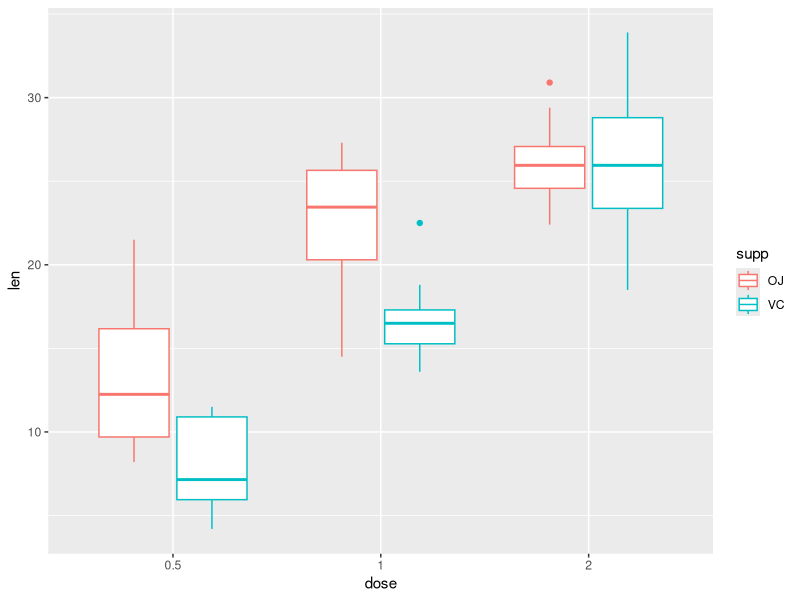

Generate this figure with R:
## ---- chunk 1
library(tidyverse)
## ---- chunk 2
set.seed(1000)
stroop_dat <- tibble(
  subject = seq(1:60),
  congruent = rnorm(mean = 400, sd = 30, n = 60),
  incongruent = congruent + rnorm(mean = 60, sd = 10, n = 60),
  neutral = congruent + rnorm(mean = 30, sd = 10, n = 60)
  ) %>%
  gather(key = cond, value = reaction_time, 2:4) %>% 
  mutate(
    cond = as.factor(cond),
    log_RT = log(reaction_time)
  )
## ---- chunk 3
# set parameters
set.seed(1000)
means <- rep(c(80, 80, 100), 100)
sds <- rep(c(5, 5, 7), 100)

# simulate data
cond <- rep(c("control", "drug_one", "drug_two"), 100)
subject <- seq(1:300)

smoking_dat <- tibble(
  subject = subject,
  cond = as.factor(cond),
  outcome = rnorm(n = 300, mean = means, sd = sds)
)
## ---- chunk 4
stroop_dat
smoking_dat
## ---- chunk 5
levels(stroop_dat$cond)
levels(smoking_dat$cond)
## ---- chunk 6
# make data 2 levels and convert condition to a factor
stroop_subset <- stroop_dat %>% 
  filter(cond %in% c("congruent", "incongruent")) %>% 
  mutate(cond = factor(cond))

# see your contrasts
contrasts(stroop_subset$cond)
## ---- chunk 7
lm(log_RT ~ cond, stroop_subset) %>% summary()
## ---- chunk 8
stroop_subset %>% 
  group_by(cond) %>% 
  summarise(mean = mean(log_RT))
## ---- chunk 9
contrasts(stroop_subset$cond) <- contr.sum
contrasts(stroop_subset$cond)
## ---- chunk 10
lm(log_RT ~ cond, stroop_subset) %>% summary()
## ---- chunk 11
stroop_subset %>% summarise(mean = mean(log_RT))
## ---- chunk 12
contrasts(stroop_dat$cond)
## ---- chunk 13
lm(log_RT ~ cond, data = stroop_dat) %>% summary
## ---- chunk 14
stroop_dat %>% group_by(cond) %>% summarise(mean = mean(log_RT))
## ---- chunk 15
contrasts(stroop_dat$cond) <- contr.sum
contrasts(stroop_dat$cond)
## ---- chunk 16
lm(log_RT ~ cond, data = stroop_dat) %>% summary
## ---- chunk 17
stroop_dat %>% summarise(mean = mean(log_RT))
## ---- chunk 18
contrasts(stroop_dat$cond) <- contr.treatment
stroop_dat$cond <- factor(stroop_dat$cond, levels = c("neutral", "congruent", "incongruent"))
## ---- chunk 19
contrasts(stroop_dat$cond)
## ---- chunk 20
lm(log_RT ~ cond, data = stroop_dat) %>% summary
## ---- chunk 21
stroop_aov <- aov(log_RT ~ cond, data = stroop_dat)
summary(stroop_aov)
## ---- chunk 22
summary.lm(stroop_aov)
## ---- chunk 23
smoking_lm <- lm(outcome ~ cond, data = smoking_dat)
summary(smoking_lm)
## ---- chunk 24
smoking_dat$cond <- factor(smoking_dat$cond, levels = c("drug_one", "drug_two", "control"))
smoking_lm2 <- lm(outcome ~ cond, data = smoking_dat)
summary(smoking_lm2)
## ---- chunk 25
# load the data
data("ToothGrowth")

# convert to tibble and make dose a factor
tooth <- ToothGrowth %>%
  mutate(dose = factor(dose)) %>%
  as.tibble()

# see the output
tooth
## ---- chunk 26
contrasts(tooth$supp) 
contrasts(tooth$dose)
## ---- chunk 27
tooth_aov <- aov(len ~ supp * dose, data = tooth)
summary(tooth_aov)
## ---- chunk 28
ggplot(data = tooth, mapping = aes(x = dose, y = len, colour = supp)) +
  geom_boxplot()
## ---- chunk 29
TukeyHSD(tooth_aov, conf.level = 0.95)
## ---- chunk 30
tukey_aov <- TukeyHSD(tooth_aov, conf.level = 0.95)
tukey_aov$`supp:dose`
## ---- chunk 31
# code new centered variables
tooth$supp_dev <- (tooth$supp == "VC") - mean(tooth$supp == "VC")
tooth$dose_dev_one <- (tooth$dose == "0.5") - mean(tooth$dose == "0.5")
tooth$dose_dev_two <- (tooth$dose == "1") - mean(tooth$dose == "1")

# inspect changes
head(tooth)
## ---- chunk 32
tooth_lm_full <- lm(len ~ supp_dev * (dose_dev_one + dose_dev_two), data = tooth)
## ---- chunk 33
tooth_lm_reduced <- lm(len ~ supp_dev + (dose_dev_one + dose_dev_two), data = tooth)
anova(tooth_lm_full, tooth_lm_reduced)
## ---- chunk 34
# create combined factor column
tooth$interact <- interaction(tooth$supp, tooth$dose)

# check levels of our new factor
levels(tooth$interact)
## ---- chunk 35
pairwise.t.test(tooth$len, tooth$interact)
## ---- chunk 36
tooth_sub <- tooth %>% 
  dplyr::select(1 : 3) %>%
  filter(dose %in% c(0.5, 1)) %>%
  mutate(dose = factor(dose))
## ---- chunk 37
contrasts(tooth_sub$supp)
contrasts(tooth_sub$dose)
## ---- chunk 38
contrasts(tooth_sub$supp) <- contr.sum
contrasts(tooth_sub$dose) <- contr.sum
## ---- chunk 39
tooth_sub_lm <- lm(len ~ supp * dose, data = tooth_sub)
summary(tooth_sub_lm)
## ---- chunk 40
contrasts(tooth_sub$supp) <- contr.treatment
contrasts(tooth_sub$supp)
## ---- chunk 41
tooth_sub_lm2 <- lm(len ~ supp * dose, data = tooth_sub)
summary(tooth_sub_lm2)
## ---- chunk 42
# set parameters
set.seed(1000)
means <- rep(c(80, 85), 100)
sds <- rep(c(5, 5, 7), 100)
cond <- rep(c("control", "drug_one"), 100)
subject <- seq(1:200)

# simulate data
smoking_dat_extra <- tibble(
  subject = subject,
  cond = as.factor(cond),
  time_one = rnorm(n = 200, mean = means, sd = sds),
  time_two = time_one + rnorm(n = 200, mean = 5, sd = sds)
  ) %>%
  gather(key = test_time,
         value = recovery,
         3:4
         ) %>%
  mutate(test_time = as.factor(test_time)) %>%
  arrange(subject)

# view the data
smoking_dat_extra
## ---- chunk 43
contrasts(smoking_dat_extra$cond) <- contr.sum
contrasts(smoking_dat_extra$test_time) <- contr.sum
## ---- chunk 44
mixed_lm <- lm(recovery ~ cond * test_time, 
                 data = smoking_dat_extra)
summary(mixed_lm)
## ---- chunk 45
mixed_aov <- aov(recovery ~ cond * test_time + 
                   Error(subject/test_time), 
                 data = smoking_dat_extra)
summary(mixed_aov)
## ---- chunk 46
tooth_sub_unbalanced <- tooth_sub[2:40,]
## ---- chunk 47
supp_first <- aov(len ~ supp * dose, data = tooth_sub_unbalanced)
summary(supp_first)
## ---- chunk 48
dose_first <- aov(len ~ dose * supp, data = tooth_sub_unbalanced)
summary(dose_first)
## ---- chunk 49
# install.packages("car") # install once per machine
library(car) # load each time you open R
## ---- chunk 50
Anova(supp_first, type = "III")
Anova(dose_first, type = "III")
